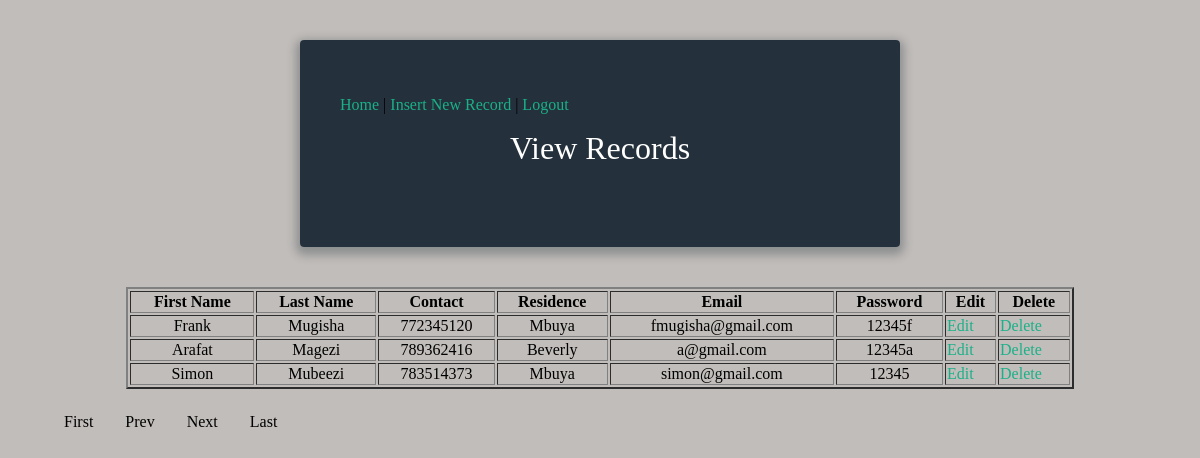
Page /view.php?pageno=4 on the committed database.
### tables this page shows
CREATE TABLE IF NOT EXISTS `users` (
  `userid` int(11) NOT NULL AUTO_INCREMENT,
  `fname` varchar(12) NOT NULL,
  `lname` varchar(12) NOT NULL,
  `contact` int(15) NOT NULL,
  `residence` varchar(30) NOT NULL,
  `email` varchar(24) NOT NULL,
  `pwd` varchar(24) NOT NULL,
  PRIMARY KEY (`userid`)
);

### view.php (the view, shortened to what this page needs)
<?php
 if (isset($_GET['pageno'])) {
            $pageno = $_GET['pageno'];
        } else {
            $pageno = 1;
        }
        $no_of_records_per_page = 3;
        $offset = ($pageno-1) * $no_of_records_per_page;
require('dbconnect.php');
?>
<!DOCTYPE html>
<html>
<head>
<link rel="stylesheet" href="css/style.css" />
</head>
<body>
<div class="form">
<p><a href="admin.html">Home</a>
| <a href="insert2.php">Insert New Record</a>
| <a href="index.php">Logout</a></p>
<h1>View Records</h1>
    </div>
    <div class="">
<table width="80%" border="2" align="center"  font-color="white";>
<thead>
<tr>
    <th><strong>First Name</strong></th>
    <th><strong>Last Name</strong></th>
    <th><strong>Contact</strong></th>
    <th><strong>Residence</strong></th>
    <th><strong>Email</strong></th>
    <th><strong>Password</strong></th>
   <th><strong>Edit</strong></th>
    <th><strong>Delete</strong></th>
</tr>
</thead>
<tbody>
<?php
      $total_pages_sql = "SELECT COUNT(*) FROM users";
        $result = mysqli_query($connection,$total_pages_sql);
        $total_rows = mysqli_fetch_array($result)[0];
        $total_pages = ceil($total_rows / $no_of_records_per_page);
        $sql = "SELECT * FROM users LIMIT $offset, $no_of_records_per_page";
        $res_data = mysqli_query($connection,$sql);
        while($row = mysqli_fetch_array($res_data)){
 ?>
<tr>
<td align="center"><?php echo $row["fname"]; ?></td>
    <td align="center"><?php echo $row["lname"]; ?></td>
    <td align="center"><?php echo $row["contact"]; ?></td>
    <td align="center"><?php echo $row["residence"]; ?></td>
    <td align="center"><?php echo $row["email"]; ?></td>
    <td align="center"><?php echo $row["pwd"]; ?></td>
    <?php
    echo '<td><a href="adminedit.php?fname=' .$row["fname"] .'&lname=' .$row["lname"] .'&contact=' .$row["contact"] .'&residence=' .$row["residence"] .'&email=' .$row["email"] .'&pwd=' .$row["pwd"] .'">Edit</a></td>';
echo '<td><a href="delete.php?fname=' . $row['fname'] . '">Delete</a></td>';
        }?>
       </tbody>
</table>
        </div>
      <ul class="pagination">
         <a href="?pageno=1">First</a>
            <a href="<?php if($pageno <= 1){ echo '#'; } else { echo "?pageno=".($pageno - 1); } ?>">Prev</a>
            <a href="<?php if($pageno >= $total_pages){ echo '#'; } else { echo "?pageno=".($pageno + 1); } ?>">Next</a>
        <a href="?pageno=<?php echo $total_pages; ?>">Last</a>
    </ul>
</body>
</html>

### css/style.css (style rules this page uses)
*, *:before, *:after { box-sizing: border-box; }
html { overflow-y: scroll; }
body { background: #c1bdba; background: font-family: 'Titillium Web', sans-serif; }
a { text-decoration: none; color: #1ab188; -webkit-transition: .5s ease; transition: .5s ease; }
.form { background: rgba(19, 35, 47, 0.9); padding: 40px; max-width: 600px; margin: 40px auto; border-radius: 4px; box-shadow: 0 4px 10px 4px rgba(19, 35, 47, 0.3); }
h1 { text-align: center; color: #ffffff; font-weight: 300; margin: 0 0 40px; }

### view.php (style rules this page uses)
.pagination { display: inline-block; }
.pagination a { color: black; float: left; padding: 8px 16px; text-decoration: none; }

### rows in the picture
users: fname "Frank", lname "Mugisha", contact "772345120", residence "Mbuya", email "fmugisha@gmail.com", pwd "12345f"
users: fname "Arafat", lname "Magezi", contact "789362416", residence "Beverly", email "a@gmail.com", pwd "12345a"
users: fname "Simon", lname "Mubeezi", contact "783514373", residence "Mbuya", email "simon@gmail.com", pwd "12345"
